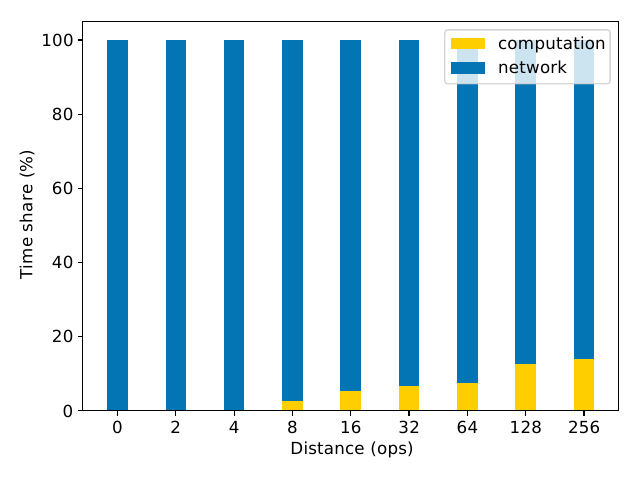

The Python source for this figure:
import matplotlib
import numpy as np
import matplotlib.pyplot as plt
from matplotlib.ticker import ScalarFormatter, FormatStrFormatter
import matplotlib.patches as mpatches

nodeKind = ['o-', 's--', 'D-.', '^:', 'X-', 'V--', '>-.', '<:']

matplotlib.rcParams['ps.fonttype'] = 42
matplotlib.rcParams['pdf.fonttype'] = 42

def main ():
  infile = open ("merge.dat", "r")
  merge = []
  for line in infile.readlines ():
    if line == "\n" or line.startswith ("#"):
      continue
    d = line.split ()
    merge.append ((int(d[0]), float(d[2]) * 100.0 / float(d[1]), float(d[3]) * 100.0/float(d[1])))

  font = {'family' : 'normal', 'weight' : 'normal', 'size' : 12}
  matplotlib.rc('font', **font)

  fig, ax1 = plt.subplots()

  (dist,comp,nw) = zip(*merge)

  ind = np.arange(len(dist))
  width = 0.35
  p1 = plt.bar (ind, comp, width, color='#FFCE00')
  p2 = plt.bar (ind, nw, width, color='#0375B4', bottom=comp)

  plt.xlabel("Distance (ops)")
  plt.ylabel("Time share (%)")
  plt.xticks(ind, dist)
  plt.legend((p1[0],p2[0]),('computation','network'))
  fig.tight_layout()
  plt.savefig ("merge.pdf")
  plt.close ()

main ()
